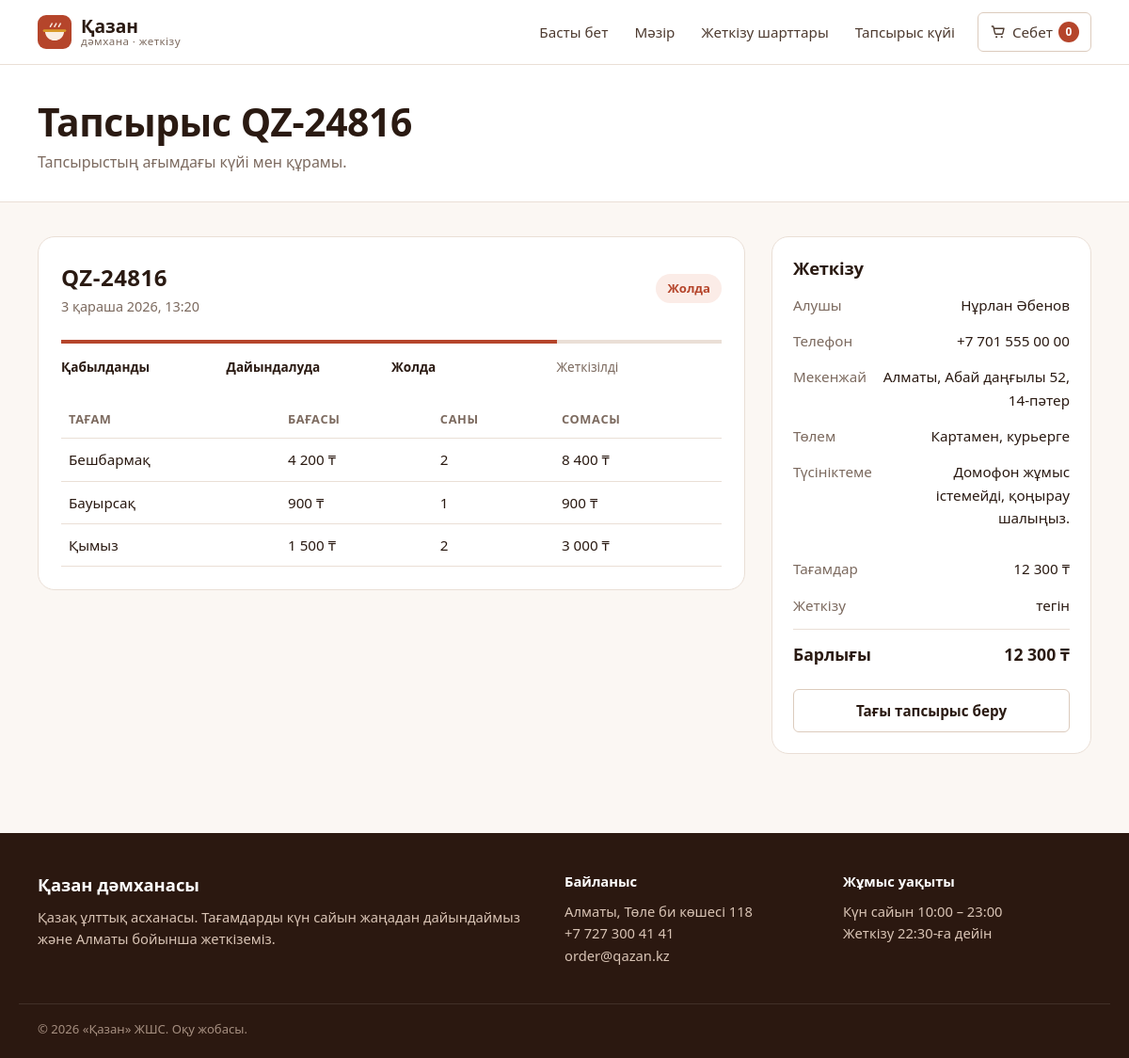
Screenshot of /orders/QZ-24816 with the database file from the repository.
### tables this page shows
CREATE TABLE orders (
    id INTEGER PRIMARY KEY AUTOINCREMENT,
    code TEXT NOT NULL UNIQUE,
    customer_name TEXT NOT NULL,
    phone TEXT NOT NULL UNIQUE,
    address TEXT NOT NULL,
    comment TEXT NOT NULL DEFAULT '',
    payment TEXT NOT NULL CHECK (payment IN ('cash', 'card')),
    subtotal INTEGER NOT NULL,
    delivery_fee INTEGER NOT NULL,
    total INTEGER NOT NULL,
    status TEXT NOT NULL DEFAULT 'new',
    created_at TEXT NOT NULL
);

CREATE TABLE order_items (
    id INTEGER PRIMARY KEY AUTOINCREMENT,
    order_id INTEGER NOT NULL REFERENCES orders (id) ON DELETE CASCADE,
    dish_id INTEGER NOT NULL REFERENCES dishes (id),
    dish_name TEXT NOT NULL,
    price INTEGER NOT NULL,
    quantity INTEGER NOT NULL CHECK (quantity > 0)
);

### qazan/orders.py (the view)
@bp.route("/orders/<code>")
def detail(code):
    order, lines = find_order(code)
    if order is None:
        abort(404)
    step = [key for key, _ in STATUSES].index(order["status"])
    return render_template(
        "orders/detail.html",
        order=order,
        lines=lines,
        statuses=STATUSES,
        step=step,
        payments=PAYMENT_METHODS,
        created=request.args.get("created") == "1",
    )

### qazan/cart.py (called while the page is built)
def count():
    return sum(session.get("cart", {}).values())

def init_app(app):
    @app.context_processor
    def inject_cart():
        return {"cart_count": count()}

### qazan/db.py (called while the page is built)
def get_db():
    if "db" not in g:
        g.db = sqlite3.connect(current_app.config["DATABASE"])
        g.db.row_factory = sqlite3.Row
        g.db.execute("PRAGMA foreign_keys = ON")
    return g.db

### qazan/filters.py (called while the page is built)
def tenge(value):
    return f"{int(value):,}".replace(",", " ") + " ₸"

def kk_datetime(value):
    moment = datetime.strptime(value, "%Y-%m-%d %H:%M:%S")
    return f"{moment.day} {MONTHS[moment.month - 1]} {moment.year}, {moment:%H:%M}"

def pretty_phone(value):
    if len(value) != 12:
        return value
    return f"{value[:2]} {value[2:5]} {value[5:8]} {value[8:10]} {value[10:]}"

### qazan/orders.py (called while the page is built)
def find_order(code):
    db = get_db()
    order = db.execute("SELECT * FROM orders WHERE code = ?", (code,)).fetchone()
    if order is None:
        return None, []
    lines = db.execute(
        "SELECT dish_id, dish_name, price, quantity, price * quantity AS line_total"
        " FROM order_items WHERE order_id = ? ORDER BY id",
        (order["id"],),
    ).fetchall()
    return order, lines

### qazan/templates/orders/detail.html (shortened to what this page needs)
{% extends "base.html" %}
{% block content %}
<section class="page-head">
  <div class="container">
    {% if created %}
    <span class="eyebrow">Рахмет, {{ order.customer_name }}!</span>
    <h1>Тапсырыс қабылданды</h1>
    <p>Тапсырыс нөмірін сақтап қойыңыз. Оның күйін «Тапсырыс күйі» бетінен көре аласыз.</p>
    {% else %}
    <h1>Тапсырыс {{ order.code }}</h1>
    <p>Тапсырыстың ағымдағы күйі мен құрамы.</p>
    {% endif %}
  </div>
</section>
<section class="container section">
  <div class="cart-layout">
    <div class="card">
      <div class="order-head">
        <div>
          <div class="order-code">{{ order.code }}</div>
          <div class="muted">{{ order.created_at|kk_datetime }}</div>
        </div>
        <span class="status status-{{ order.status }}">{{ statuses[step][1] }}</span>
      </div>
      <ol class="timeline">
        {% for key, label in statuses %}
        <li class="{{ 'done' if loop.index0 <= step }}">{{ label }}</li>
        {% endfor %}
      </ol>
      <table class="order-table">
        <thead><tr><th>Тағам</th><th>Бағасы</th><th>Саны</th><th>Сомасы</th></tr></thead>
        <tbody>
          {% for line in lines %}
          <tr>
            <td>{{ line.dish_name }}</td>
            <td>{{ line.price|tenge }}</td>
            <td>{{ line.quantity }}</td>
            <td>{{ line.line_total|tenge }}</td>
          </tr>
          {% endfor %}
        </tbody>
      </table>
    </div>
    <aside class="summary">
      <h2>Жеткізу</h2>
      <dl>
        <div><dt>Алушы</dt><dd>{{ order.customer_name }}</dd></div>
        <div><dt>Телефон</dt><dd>{{ order.phone|pretty_phone }}</dd></div>
        <div><dt>Мекенжай</dt><dd>{{ order.address }}</dd></div>
        <div><dt>Төлем</dt><dd>{{ payments[order.payment] }}</dd></div>
        {% if order.comment %}<div><dt>Түсініктеме</dt><dd>{{ order.comment }}</dd></div>{% endif %}
      </dl>
      <dl>
        <div><dt>Тағамдар</dt><dd>{{ order.subtotal|tenge }}</dd></div>
        <div><dt>Жеткізу</dt><dd>{% if order.delivery_fee %}{{ order.delivery_fee|tenge }}{% else %}тегін{% endif %}</dd></div>
        <div class="summary-total"><dt>Барлығы</dt><dd>{{ order.total|tenge }}</dd></div>
      </dl>
      <a class="btn btn-outline btn-block" href="{{ url_for('catalog.index') }}">Тағы тапсырыс беру</a>
    </aside>
  </div>
</section>
{% endblock %}

### qazan/static/css/style.css (style rules this page uses)
:root { --c-ink: #2a1a12; --c-ink-2: #4d3a2f; --c-muted: #7c6a5f; --c-line: #eadfd6; --c-line-2: #dccbbd; --c-bg: #fbf7f3; --c-surface: #ffffff; --c-dark: #2b1810; --c-dark-2: #3b2418; --c-primary: #b5452b; --c-primary-hover: #983722; --c-primary-soft: #fbece7; --c-accent: #d99a2b; --c-accent-soft: #fbf2df; --c-success: #2e7a4f; --c-success-soft: #e7f4ec; --c-danger: #b42318; --c-danger-soft: #fdecea; --c-info: #345f8c; --c-info-soft: #eaf1f8; --radius-sm: 6px; --radius: 12px; --radius-lg: 18px; --shadow-sm: 0 1px 2px rgba(42, 26, 18, 0.06); --shadow: 0 1px 3px rgba(42, 26, 18, 0.07), 0 10px 28px rgba(42, 26, 18, 0.07); --font: "Segoe UI", system-ui, -apple-system, "Helvetica Neue", Roboto, Arial, sans-serif; --container: 1160px; }
*, *::before, *::after { box-sizing: border-box; }
body { margin: 0; font-family: var(--font); font-size: 16px; line-height: 1.6; color: var(--c-ink); background: var(--c-bg); display: flex; flex-direction: column; min-height: 100vh; -webkit-font-smoothing: antialiased; }
h1, h2, h3 { margin: 0 0 0.5em; line-height: 1.2; letter-spacing: -0.01em; }
h1 { font-size: clamp(1.9rem, 3.4vw, 2.6rem); }
h2 { font-size: 1.5rem; }
p { margin: 0 0 1em; }
a { color: var(--c-primary); text-decoration: none; }
.container { width: 100%; max-width: var(--container); margin: 0 auto; padding: 0 20px; }
.section { padding-top: 36px; padding-bottom: 36px; }
.muted { color: var(--c-muted); font-size: 0.9rem; }
.btn { display: inline-flex; align-items: center; justify-content: center; gap: 8px; padding: 10px 18px; border-radius: var(--radius-sm); border: 1px solid transparent; font: inherit; font-weight: 600; font-size: 0.95rem; cursor: pointer; transition: background 0.15s, border-color 0.15s, color 0.15s, box-shadow 0.15s; }
.btn-block { width: 100%; }
.btn-outline { background: #fff; border-color: var(--c-line-2); color: var(--c-ink); }
.page-head { background: #fff; border-bottom: 1px solid var(--c-line); padding: 36px 0 28px; }
.page-head h1 { margin-bottom: 6px; }
.page-head p { margin: 0; color: var(--c-muted); }
.card { background: #fff; border: 1px solid var(--c-line); border-radius: var(--radius-lg); padding: 24px; }
.cart-layout { display: grid; grid-template-columns: 1fr 340px; gap: 28px; align-items: start; }
.summary { position: sticky; top: 88px; background: #fff; border: 1px solid var(--c-line); border-radius: var(--radius-lg); padding: 22px; }
.summary h2 { font-size: 1.15rem; }
.summary dl { margin: 0 0 16px; }
.summary dl div { display: flex; justify-content: space-between; gap: 12px; padding: 7px 0; font-size: 0.95rem; }
.summary dt { color: var(--c-muted); }
.summary dd { margin: 0; text-align: right; }
.summary .summary-total { border-top: 1px solid var(--c-line); margin-top: 6px; padding-top: 12px; font-size: 1.1rem; font-weight: 700; }
.summary .summary-total dt { color: var(--c-ink); }
.order-head { display: flex; justify-content: space-between; align-items: center; margin-bottom: 20px; }
.order-code { font-size: 1.5rem; font-weight: 800; letter-spacing: 0.02em; }
.status { padding: 5px 12px; border-radius: 999px; font-size: 0.82rem; font-weight: 600; white-space: nowrap; }
.status-on_the_way { background: var(--c-primary-soft); color: var(--c-primary); }
.timeline { list-style: none; display: grid; grid-template-columns: repeat(4, 1fr); padding: 0; margin: 0 0 24px; }
.timeline li { position: relative; padding-top: 22px; font-size: 0.85rem; color: var(--c-muted); }
.timeline li::before { content: ""; position: absolute; top: 4px; left: 0; right: 0; height: 4px; background: var(--c-line); }
.timeline li.done { color: var(--c-ink); font-weight: 600; }
.timeline li.done::before { background: var(--c-primary); }
.order-table { width: 100%; border-collapse: collapse; font-size: 0.95rem; }
.order-table th, .order-table td { text-align: left; padding: 10px 8px; border-bottom: 1px solid var(--c-line); }
.order-table th { font-size: 0.8rem; text-transform: uppercase; letter-spacing: 0.05em; color: var(--c-muted); }

### rows the page displays
orders: code "QZ-24816", created_at|kk_datetime "3 қараша 2026, 13:20", customer_name "Нұрлан Әбенов", phone|pretty_phone "+7 701 555 00 00", address "Алматы, Абай даңғылы 52, 14-пәтер", payment "Картамен, курьерге", comment "Домофон жұмыс істемейді, қоңырау шалыңыз.", subtotal|tenge "12 300 ₸", total|tenge "12 300 ₸"
order_items: dish_name "Бешбармақ", price|tenge "4 200 ₸", quantity "2", line_total|tenge "8 400 ₸"
order_items: dish_name "Бауырсақ", price|tenge "900 ₸", quantity "1", line_total|tenge "900 ₸"
order_items: dish_name "Қымыз", price|tenge "1 500 ₸", quantity "2", line_total|tenge "3 000 ₸"

### other values shown
{{ cart_count }} "0"
{{ statuses[step][1] }} "Жолда"
{{ label }} "Қабылданды" "Дайындалуда" "Жолда" "Жеткізілді"
